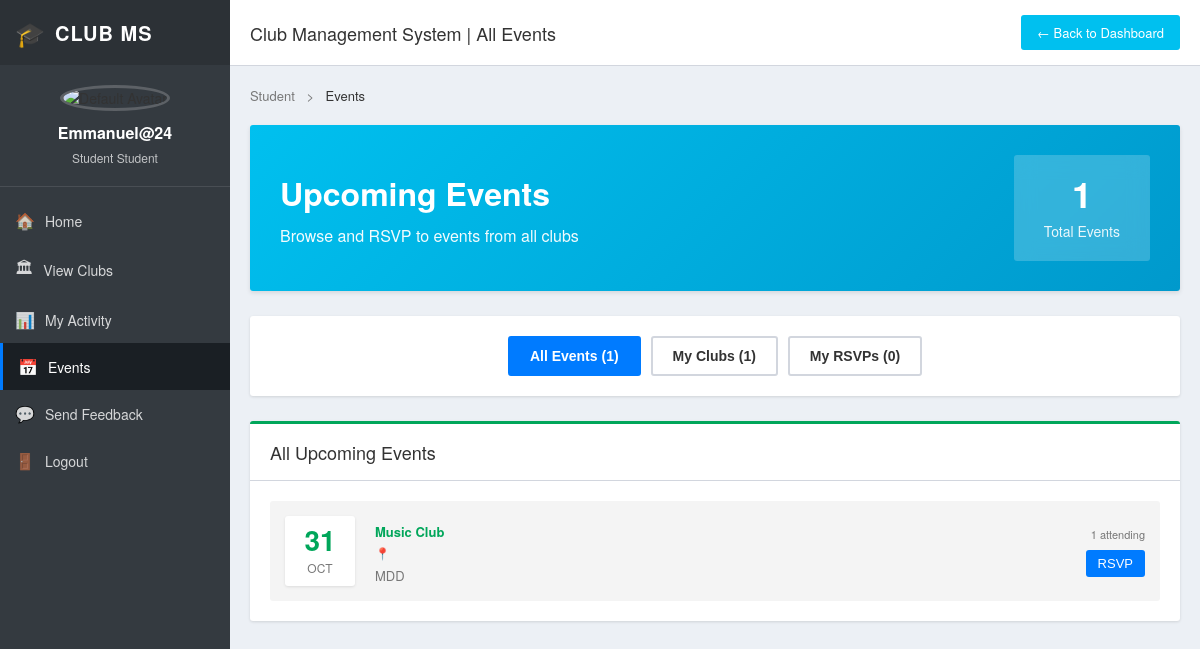
/users/events/ (signed in), run on the app's committed database.
### users/models.py (models this page shows, shortened)
class Profile(models.Model):
    ROLE_CHOICES = [
        ("student", "Student"),
        ("lecturer", "Lecturer"),
        ("admin", "Admin"),
    ]
    user = models.OneToOneField(User, on_delete=models.CASCADE)
    role = models.CharField(max_length=20, choices=ROLE_CHOICES)
    name = models.CharField(max_length=100)

### clubs/models.py (models this page shows, shortened)
class Event(models.Model):
    club = models.ForeignKey(
        Club, on_delete=models.CASCADE, related_name="events"
    )
    name = models.CharField(max_length=200)
    description = models.TextField()
    date = models.DateField()
    attendees = models.ManyToManyField(
        settings.AUTH_USER_MODEL,
        related_name="event_attendees",
        blank=True
    )

class Club(models.Model):
    name = models.CharField(max_length=100)
    description = models.TextField()
    meeting_time = models.CharField(max_length=100)
    logo = models.ImageField(upload_to="club_logos/", blank=True, null=True)
    members = models.ManyToManyField(
        settings.AUTH_USER_MODEL,
        related_name="clubs",
        blank=True
    )

### users/views.py (the view)
# urls.py: path("events/", views.events_list, name="events_list"),
@login_required
def events_list(request):
    user = request.user
    user_clubs = user.clubs.all()
    all_events = Event.objects.filter(date__gte=timezone.now()).order_by('date')
    my_clubs_events = all_events.filter(club__in=user_clubs)
    rsvp_events = all_events.filter(attendees=user)
    context = {
        'all_events': all_events,
        'my_clubs_events': my_clubs_events,
        'rsvp_events': rsvp_events,
    }
    return render(request, 'users/events_list.html', context)

### users/templates/users/events_list.html (shortened to what this page needs)
{% load static %}
<!DOCTYPE html>
<html lang="en">
<head>
    <link rel="stylesheet" href="{% static 'css/student_dashboard.css' %}">
</head>
<body>
<div class="dashboard-wrapper">
    <aside class="sidebar">
        <div class="sidebar-header">
            <div class="logo-section">
                <span class="logo-icon">🎓</span>
                <span class="logo-text">CLUB MS</span>
            </div>
        </div>
        <div class="user-profile">
            {% if user.profile.avatar %}
                <img src="{{ user.profile.avatar.url }}" alt="{{ user.profile.name }}" class="sidebar-avatar">
            {% else %}
                <img src="{% static 'images/default-avatar.png' %}" alt="Default Avatar" class="sidebar-avatar">
            {% endif %}
            <h3>{{ user.profile.name }}</h3>
            <p class="sidebar-role">Student {{ user.profile.role|title }}</p>
        </div>
        <nav class="sidebar-nav">
            <ul>
                <li><a href="{% url 'student_dashboard' %}"><span class="nav-icon">🏠</span> Home</a></li>
                <li><a href="{% url 'club_list' %}"><span class="nav-icon">🏛</span> View Clubs</a></li>
                <li><a href="{% url 'my_activity' %}"><span class="nav-icon">📊</span> My Activity</a></li>
                <li><a href="{% url 'events_list' %}" class="active"><span class="nav-icon">📅</span> Events</a></li>
                <li><a href="{% url 'send_feedback' %}"><span class="nav-icon">💬</span> Send Feedback</a></li>
                <li>
    <form id="logout-form" action="{% url 'logout' %}" method="post" style="display:inline;">
        <button type="submit" class="sidebar-link-btn">
            <span class="nav-icon">🚪</span> Logout
        </button>
    </form>
</li>
            </ul>
        </nav>
    </aside>
    <main class="dashboard-main">
        <header class="top-header">
            <div class="header-left">
                <h1 class="page-title">Club Management System | All Events</h1>
            </div>
            <div class="header-right">
                <a href="{% url 'student_dashboard' %}" class="btn-back">← Back to Dashboard</a>
            </div>
        </header>
        <div class="dashboard-content">
            <div class="breadcrumb">
                <a href="{% url 'student_dashboard' %}">Student</a>
                <span class="separator">></span>
                <span class="current">Events</span>
            </div>
            <div class="page-header">
                <div class="header-content">
                    <h1>Upcoming Events</h1>
                    <p>Browse and RSVP to events from all clubs</p>
                </div>
                <div class="header-stats">
                    <div class="stat-badge">
                        <span class="stat-number">{{ all_events.count }}</span>
                        <span class="stat-label">Total Events</span>
                    </div>
                </div>
            </div>
            <section class="filter-section">
                <div class="filter-actions">
                    <button class="filter-btn active" onclick="filterEvents('all')">All Events ({{ all_events.count }})</button>
                    <button class="filter-btn" onclick="filterEvents('my-clubs')">My Clubs ({{ my_clubs_events.count }})</button>
                    <button class="filter-btn" onclick="filterEvents('rsvp')">My RSVPs ({{ rsvp_events.count }})</button>
                </div>
            </section>
            <section class="panel events-panel" id="all-events">
                <div class="panel-header">
                    <h2>All Upcoming Events</h2>
                </div>
                <div class="panel-body">
                    {% if all_events %}
                    <div class="events-list-table">
                        {% for event in all_events %}
                        <div class="event-row" data-category="all {% if event.club in user.clubs.all %}my-clubs{% endif %} {% if user in event.attendees.all %}rsvp{% endif %}">
                            <div class="event-date-badge">
                                <span class="event-day">{{ event.date|date:"d" }}</span>
                                <span class="event-month">{{ event.date|date:"M" }}</span>
                            </div>
                            <div class="event-details">
                                <p class="event-club-name">{{ event.club.name }}</p>
                                <p class="event-location">📍 {{ event.location }}</p>
                                <p class="event-description">{{ event.description|truncatewords:15 }}</p>
                            </div>
                            <div class="event-actions">
                                <span class="attendee-badge">{{ event.attendees.count }} attending</span>
                                <form method="post" action="{% url 'rsvp_event' event.id %}?next=events_list" style="display:inline;">
                                    <button type="submit" class="btn {% if user in event.attendees.all %}btn-success-active{% else %}btn-primary{% endif %}">
                                        {% if user in event.attendees.all %}✓ Going{% else %}RSVP{% endif %}
                                    </button>
                                </form>
                            </div>
                        </div>
                        {% endfor %}
                    </div>
                    {% else %}
                    <div class="empty-state">
                        <div class="empty-icon">📅</div>
                        <h2>No Upcoming Events</h2>
                        <p>There are no scheduled events at the moment.</p>
                    </div>
                    {% endif %}
                </div>
            </section>
        </div>
    </main>
</div>
</body>
</html>

### data on the page
Event: date "31", date "OCT", club.name "Music Club", description "MDD", attendees.count "1", shows "RSVP"

### other printed values
{{ user.profile.name }} "Emmanuel@24"
{{ user.profile.role|title }} "Student"
{{ all_events.count }} "1"
{{ my_clubs_events.count }} "1"
{{ rsvp_events.count }} "0"
